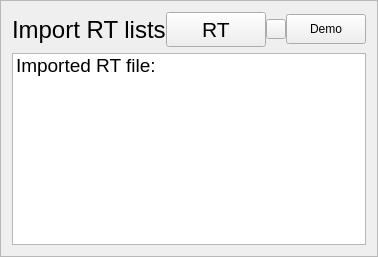
            <widget class="QFrame" name="frame_7">
             <property name="styleSheet">
              <string notr="true"/>
             </property>
             <property name="frameShape">
              <enum>QFrame::StyledPanel</enum>
             </property>
             <property name="frameShadow">
              <enum>QFrame::Raised</enum>
             </property>
             <layout class="QGridLayout" name="gridLayout_2" rowstretch="0,0">
              <item row="0" column="0">
               <widget class="QWidget" name="widget_12" native="true">
                <layout class="QHBoxLayout" name="horizontalLayout_14">
                 <property name="spacing">
                  <number>0</number>
                 </property>
                 <property name="leftMargin">
                  <number>0</number>
                 </property>
                 <property name="topMargin">
                  <number>0</number>
                 </property>
                 <property name="rightMargin">
                  <number>0</number>
                 </property>
                 <property name="bottomMargin">
                  <number>0</number>
                 </property>
                 <item>
                  <widget class="QLabel" name="label_10">
                   <property name="sizePolicy">
                    <sizepolicy hsizetype="Maximum" vsizetype="Preferred">
                     <horstretch>0</horstretch>
                     <verstretch>0</verstretch>
                    </sizepolicy>
                   </property>
                   <property name="font">
                    <font>
                     <pointsize>18</pointsize>
                     <weight>50</weight>
                     <italic>false</italic>
                     <bold>false</bold>
                    </font>
                   </property>
                   <property name="layoutDirection">
                    <enum>Qt::LeftToRight</enum>
                   </property>
                   <property name="styleSheet">
                    <string notr="true">font: 18pt;</string>
                   </property>
                   <property name="text">
                    <string>Import RT lists</string>
                   </property>
                   <property name="alignment">
                    <set>Qt::AlignLeading|Qt::AlignLeft|Qt::AlignVCenter</set>
                   </property>
                   <property name="wordWrap">
                    <bool>true</bool>
                   </property>
                  </widget>
                 </item>
                 <item>
                  <widget class="QPushButton" name="pushButton_2">
                   <property name="minimumSize">
                    <size>
                     <width>100</width>
                     <height>35</height>
                    </size>
                   </property>
                   <property name="maximumSize">
                    <size>
                     <width>100</width>
                     <height>35</height>
                    </size>
                   </property>
                   <property name="font">
                    <font>
                     <pointsize>16</pointsize>
                     <weight>50</weight>
                     <italic>false</italic>
                     <bold>false</bold>
                    </font>
                   </property>
                   <property name="styleSheet">
                    <string notr="true">font: 16pt;</string>
                   </property>
                   <property name="text">
                    <string>RT</string>
                   </property>
                  </widget>
                 </item>
                 <item>
                  <widget class="QPushButton" name="pushButton_6">
                   <property name="minimumSize">
                    <size>
                     <width>20</width>
                     <height>20</height>
                    </size>
                   </property>
                   <property name="maximumSize">
                    <size>
                     <width>20</width>
                     <height>20</height>
                    </size>
                   </property>
                   <property name="text">
                    <string/>
                   </property>
                   <property name="icon">
                    <iconset>
                     <normaloff>R-C.png</normaloff>R-C.png</iconset>
                   </property>
                   <property name="iconSize">
                    <size>
                     <width>20</width>
                     <height>20</height>
                    </size>
                   </property>
                  </widget>
                 </item>
                 <item>
                  <widget class="QPushButton" name="pushButton_13">
                   <property name="minimumSize">
                    <size>
                     <width>80</width>
                     <height>30</height>
                    </size>
                   </property>
                   <property name="maximumSize">
                    <size>
                     <width>80</width>
                     <height>30</height>
                    </size>
                   </property>
                   <property name="text">
                    <string>Demo</string>
                   </property>
                  </widget>
                 </item>
                </layout>
               </widget>
              </item>
              <item row="1" column="0">
               <widget class="QListWidget" name="listWidget_2">
                <property name="styleSheet">
                 <string notr="true">font: 14pt;</string>
                </property>
                <item>
                 <property name="text">
                  <string>Imported RT file:</string>
                 </property>
                </item>
               </widget>
              </item>
             </layout>
            </widget>
